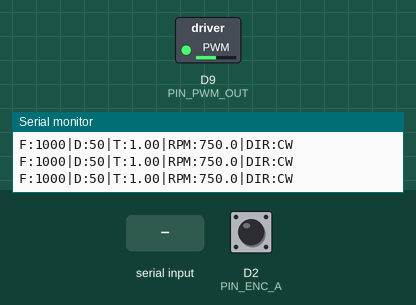
Recording of a sketch running on a simulated Arduino Zero (SAMD21). On the bench: switched loads named in the sketch (green lamp = pin HIGH), the last lines printed to the serial monitor. The inputs (shaded band) are chosen by the test bench; at power-on: D2 (PIN_ENC_A) HIGH.

Above: at 1.2 s.
1.3 s: "D:\n" received over Serial
At 2.4 s:
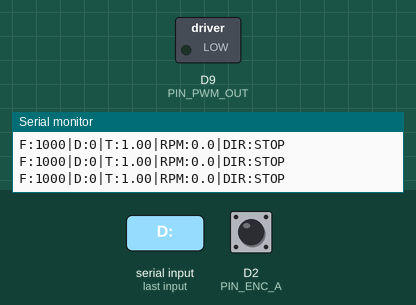
2.8 s: "90,45,200\n" received over Serial
At 3.6 s:
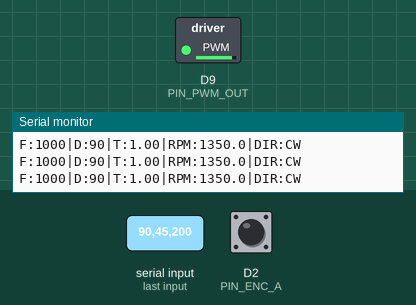
4.3 s: "5\n" received over Serial
At 4.7 s:
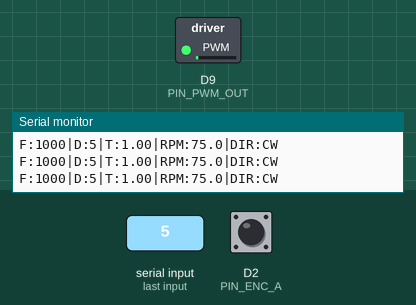
5.8 s: "90,45\n" received over Serial
At 7.0 s:
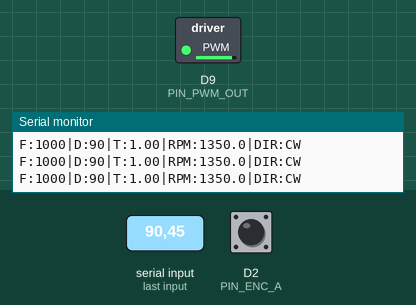
7.3 s: "D,45\n" received over Serial
At 8.2 s:
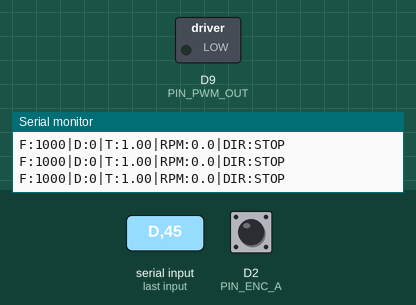
Timing chart, 0 to 9.8 s (numbered marks = the images above; inputs shaded):
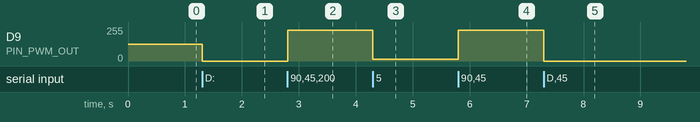

Measured:
- after the input at 1.3 s, D9 (PIN_PWM_OUT): 127/255 → 0/255 at once
- after the input at 2.8 s, D9 (PIN_PWM_OUT): 0/255 → 229/255 at once
- after the input at 4.3 s, D9 (PIN_PWM_OUT): 229/255 → 12/255 at once
- after the input at 5.8 s, D9 (PIN_PWM_OUT): 12/255 → 229/255 at once
- after the input at 7.3 s, D9 (PIN_PWM_OUT): 229/255 → 0/255 at once

The sketch:

Arduino_GUI_Mode1_Duty.ino
```cpp
/*
 * =====================================================================================
 * Project: Arduino GUI Mode 1 - Duty Cycle Control (0 - 100%) [NO OLED / NO LIBRARIES]
 * Compatible with: python pwmMotor.py
 * Fixed Frequency: 1,000 Hz
 * Motor Base:      1,500 RPM Max
 *
 * Hardware Pinout (Arduino Uno / Nano / Mega):
 * - PWM Output:    Pin 9 (Timer 1 OC1A, Hardware 16-bit Fast PWM 1,000 Hz)
 * - Motor Encoder: Phase A = Pin 2 (Interrupt INT0), Phase B = Pin 3
 * - USB Serial:    Connect to PC (Baud Rate: 115200)
 * =====================================================================================
 */

#define PIN_PWM_OUT   9
#define PIN_ENC_A     2
#define PIN_ENC_B     3

#define MOTOR_MAX_RPM 1500
#define ENCODER_PPR   100

// --- ตัวแปร PWM (ความถี่คงที่ 1000 Hz) ---
const uint16_t freq_hz = 1000;
uint16_t duty_val = 50;      // เริ่มต้นที่ 50%

// --- ตัวแปร Encoder & ความเร็วรอบ ---
volatile long enc_count = 0;
long prev_enc_count = 0;
float rpm = 0.0;
String dir_str = "STOP";

// --- ตัวจับเวลา Telemetry ---
unsigned long last_telemetry_tick = 0;

// --- บัฟเฟอร์ Serial ---
String rx_buffer = "";

// =====================================================================================
// ฟังก์ชัน Interrupt Encoder
// =====================================================================================
void isr_encoder() {
  if (digitalRead(PIN_ENC_B) == HIGH) {
    enc_count++;
  } else {
    enc_count--;
  }
}

// =====================================================================================
// ตั้งค่า Hardware PWM 1,000 Hz บน Pin 9
// =====================================================================================
void setupPWM1000Hz() {
#if defined(__AVR__)
  pinMode(PIN_PWM_OUT, OUTPUT);
  TCCR1A = _BV(COM1A1) | _BV(WGM11);            // Mode 14 Fast PWM (ICR1 เป็น TOP)
  TCCR1B = _BV(WGM13) | _BV(WGM12) | _BV(CS11); // Prescaler = 8 (2 MHz)
  ICR1 = 1999;                                   // 1,000 Hz
  applyDuty(duty_val);
#elif defined(ARDUINO_ARCH_STM32)
  pinMode(PIN_PWM_OUT, OUTPUT);
  analogWriteFrequency(1000);
  analogWriteResolution(12);
  applyDuty(duty_val);
#else
  pinMode(PIN_PWM_OUT, OUTPUT);
  applyDuty(duty_val);
#endif
}

void applyDuty(uint8_t d) {
  duty_val = constrain(d, 0, 100);
#if defined(__AVR__)
  OCR1A = ((unsigned long)duty_val * 2000UL) / 100UL;
#elif defined(ARDUINO_ARCH_STM32)
  analogWrite(PIN_PWM_OUT, ((uint32_t)duty_val * 4095UL) / 100UL);
#else
  analogWrite(PIN_PWM_OUT, map(duty_val, 0, 100, 0, 255));
#endif
}

// =====================================================================================
// SETUP
// =====================================================================================
void setup() {
  Serial.begin(115200);

  setupPWM1000Hz();

  pinMode(PIN_ENC_A, INPUT_PULLUP);
  pinMode(PIN_ENC_B, INPUT_PULLUP);
  attachInterrupt(digitalPinToInterrupt(PIN_ENC_A), isr_encoder, RISING);
}

// =====================================================================================
// LOOP
// =====================================================================================
void loop() {
  // 1. รับคำสั่งจาก Python GUI (pwmMotor.py)
  while (Serial.available() > 0) {
    char c = (char)Serial.read();
    if (c == '\n' || c == '\r') {
      if (rx_buffer.length() > 0) {
        parseCommand(rx_buffer);
        rx_buffer = "";
      }
    } else {
      if (rx_buffer.length() < 32) {
        rx_buffer += c;
      }
    }
  }

  // 2. ส่ง Telemetry กลับไปยัง GUI ทุก 100 ms
  unsigned long current_millis = millis();
  if (current_millis - last_telemetry_tick >= 100) {
    unsigned long dt = current_millis - last_telemetry_tick;
    last_telemetry_tick = current_millis;

    long diff = enc_count - prev_enc_count;
    prev_enc_count = enc_count;

    if (abs(diff) > 2) {
      if (diff > 0) dir_str = "CW";
      else dir_str = "CCW";
      rpm = ((float)abs(diff) * 60000.0) / ((4.0 * ENCODER_PPR) * (float)dt);
    } else {
      if (duty_val > 0) {
        dir_str = "CW";
        rpm = ((float)duty_val * (float)MOTOR_MAX_RPM) / 100.0;
      } else {
        dir_str = "STOP";
        rpm = 0.0;
      }
    }

    // Telemetry: F:1000|D:<duty>|T:1.00|RPM:<rpm>|DIR:<dir>
    Serial.print(F("F:1000|D:"));
    Serial.print(duty_val);
    Serial.print(F("|T:1.00|RPM:"));
    Serial.print(rpm, 1);
    Serial.print(F("|DIR:"));
    Serial.println(dir_str);
  }
}

void parseCommand(String cmd) {
  cmd.trim();
  if (cmd.startsWith("D") || cmd.startsWith("d")) {
    applyDuty(cmd.substring(1).toInt());
  } else if (cmd.indexOf("D:") >= 0) {
    int idx = cmd.indexOf("D:");
    applyDuty(cmd.substring(idx + 2).toInt());
  } else if (isDigit(cmd.charAt(0))) {
    applyDuty(cmd.toInt());
  }
}
```
